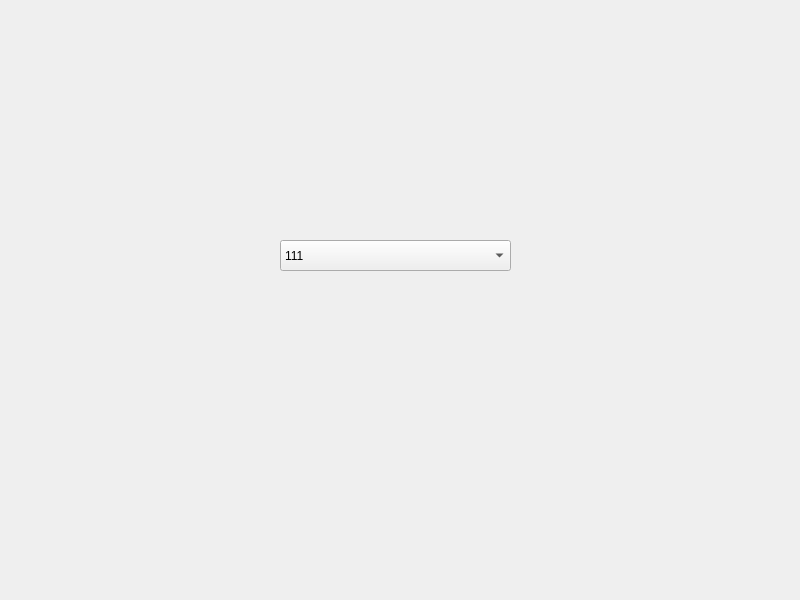
<?xml version="1.0" encoding="UTF-8"?>
<ui version="4.0">
 <class>Widget</class>
 <widget class="QWidget" name="Widget">
  <property name="geometry">
   <rect>
    <x>0</x>
    <y>0</y>
    <width>800</width>
    <height>600</height>
   </rect>
  </property>
  <property name="windowTitle">
   <string>Widget</string>
  </property>
  <widget class="QComboBox" name="comboBox">
   <property name="geometry">
    <rect>
     <x>280</x>
     <y>240</y>
     <width>231</width>
     <height>31</height>
    </rect>
   </property>
   <item>
    <property name="text">
     <string>111</string>
    </property>
   </item>
   <item>
    <property name="text">
     <string>222</string>
    </property>
   </item>
   <item>
    <property name="text">
     <string>333</string>
    </property>
   </item>
  </widget>
 </widget>
 <resources/>
 <connections/>
</ui>
